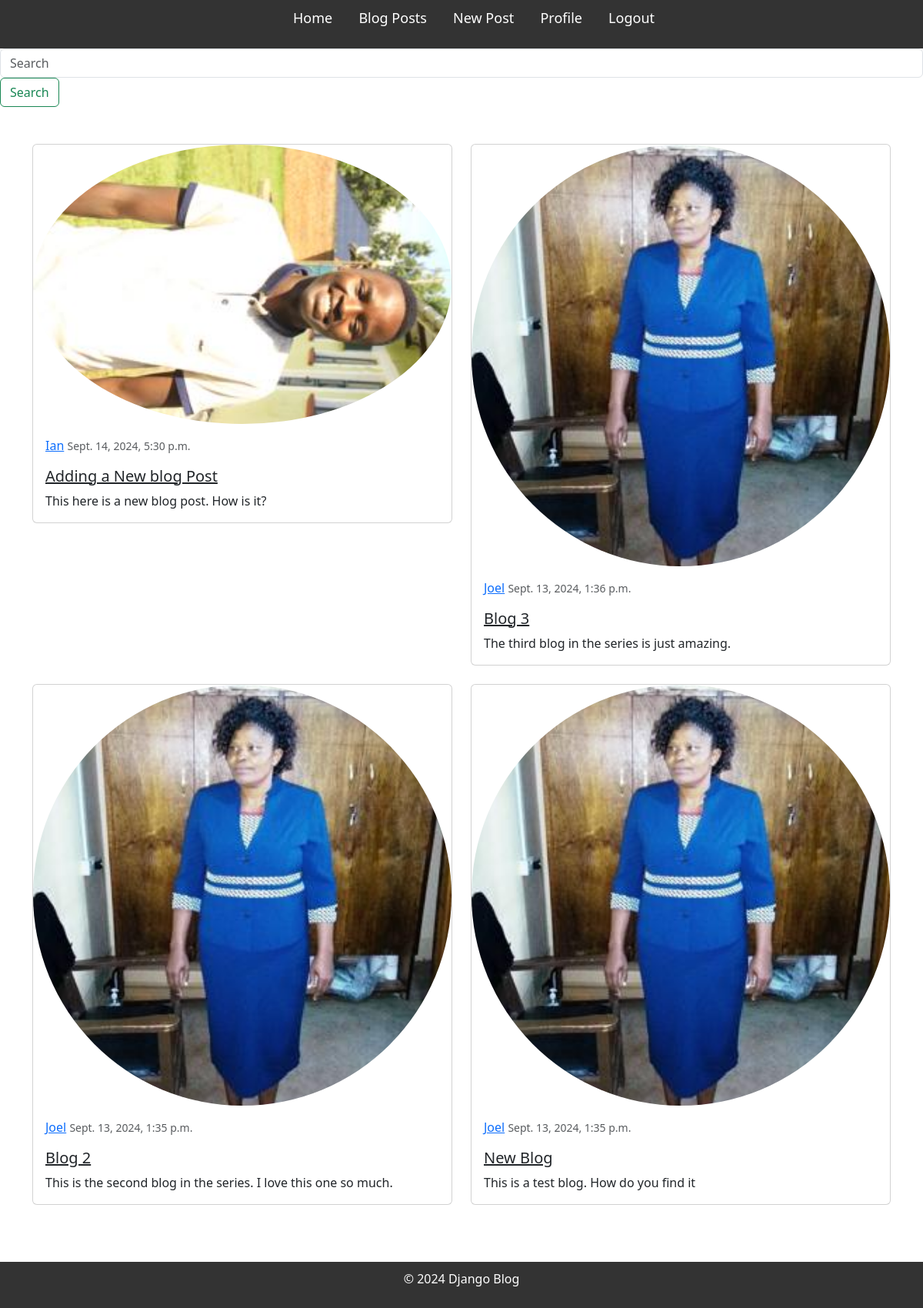
The page /posts/ (signed in) on the database its author committed.
### blog/models.py (models this page shows, shortened)
class Post(models.Model):
    title = models.CharField(max_length=200)
    content = models.TextField()
    published_date = models.DateTimeField(auto_now_add=True)
    author = models.ForeignKey(User, on_delete=models.CASCADE, related_name='posts')
    tags = models.ManyToManyField(Tag, related_name='posts', blank=True)
    tags = TaggableManager()

class Profile(models.Model):
    user = models.OneToOneField(User, on_delete=models.CASCADE)
    image = models.ImageField(default='default.jpg', upload_to='progile_pics')

### blog/views.py (the view)
# urls.py: path('posts/', PostListView.as_view(), name='posts'),
class PostListView(ListView):
    model = Post
    template_name = 'blog/posts.html'
    context_object_name = 'posts'
    ordering = ['-published_date']

### blog/templates/blog/posts.html
{% extends 'blog/base.html' %}
{% block content %}
  <div class="container mt-5">
    <div class="row">
      {% for post in posts %}
        <div class="col-md-6 mb-4">
          <article class="card">
            <img class="rounded-circle article-img" src="{{ post.author.profile.image.url }}">
             <div class="card-body">
                <div class="d-flex justify-content-between mb-3">
                <div>
                  <a class="text-primary" href="#">{{ post.author }}</a>
                  <small class="text-muted ml-2">{{ post.published_date }}</small>
                </div>
              </div>
              <h5 class="card-title">
                <a class="text-dark" href="{% url 'post-detail' post.id %}">{{ post.title }}</a>
              </h5>
              <p class="card-text">{{ post.content|truncatewords:30 }}</p>
            </div>
          </article>
        </div>
      {% endfor %}
    </div>
  </div>
{% endblock content %}

### blog/static/css/styles.css (style rules this page uses)
* { margin: 0; padding: 0; box-sizing: border-box; }
body { font-family: Arial, sans-serif; background-color: #f9f9f9; color: #333; }

### rows shown on the page
Post: author.profile.image (picture), author "Ian", published_date "Sept. 14, 2024, 5:30 p.m.", title "Adding a New blog Post", content "This here is a new blog post. How is it?"
Post: author.profile.image (picture), author "Joel", published_date "Sept. 13, 2024, 1:36 p.m.", title "Blog 3", content "The third blog in the series is just amazing."
Post: author.profile.image (picture), author "Joel", published_date "Sept. 13, 2024, 1:35 p.m.", title "Blog 2", content "This is the second blog in the series. I love this one so much."
Post: author.profile.image (picture), author "Joel", published_date "Sept. 13, 2024, 1:35 p.m.", title "New Blog", content "This is a test blog. How do you find it"
